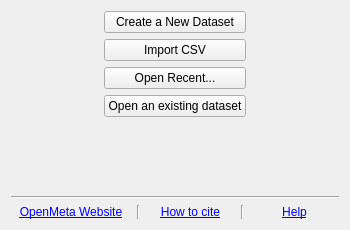
<?xml version="1.0" encoding="UTF-8"?>
<ui version="4.0">
 <class>WizardPage</class>
 <widget class="QWizardPage" name="WizardPage">
  <property name="geometry">
   <rect>
    <x>0</x>
    <y>0</y>
    <width>350</width>
    <height>230</height>
   </rect>
  </property>
  <property name="sizePolicy">
   <sizepolicy hsizetype="Fixed" vsizetype="Fixed">
    <horstretch>0</horstretch>
    <verstretch>0</verstretch>
   </sizepolicy>
  </property>
  <property name="minimumSize">
   <size>
    <width>350</width>
    <height>230</height>
   </size>
  </property>
  <property name="maximumSize">
   <size>
    <width>350</width>
    <height>230</height>
   </size>
  </property>
  <property name="windowTitle">
   <string>WizardPage</string>
  </property>
  <property name="title">
   <string>What would you like to do?</string>
  </property>
  <layout class="QVBoxLayout" name="verticalLayout_2">
   <item>
    <layout class="QHBoxLayout" name="horizontalLayout">
     <item>
      <spacer name="horizontalSpacer_5">
       <property name="orientation">
        <enum>Qt::Horizontal</enum>
       </property>
       <property name="sizeHint" stdset="0">
        <size>
         <width>40</width>
         <height>20</height>
        </size>
       </property>
      </spacer>
     </item>
     <item>
      <layout class="QVBoxLayout" name="verticalLayout">
       <item>
        <widget class="QPushButton" name="create_new_btn">
         <property name="text">
          <string>Create a New Dataset</string>
         </property>
         <property name="icon">
          <iconset resource="../images/icons.qrc">
           <normaloff>:/function_icon_set/function_icon_set/add_48.png</normaloff>:/function_icon_set/function_icon_set/add_48.png</iconset>
         </property>
        </widget>
       </item>
       <item>
        <widget class="QPushButton" name="import_csv_btn">
         <property name="text">
          <string>Import CSV</string>
         </property>
         <property name="icon">
          <iconset resource="../images/icons.qrc">
           <normaloff>:/function_icon_set/function_icon_set/box_download_48.png</normaloff>:/function_icon_set/function_icon_set/box_download_48.png</iconset>
         </property>
        </widget>
       </item>
       <item>
        <widget class="QPushButton" name="open_recent_btn">
         <property name="text">
          <string>Open Recent...</string>
         </property>
         <property name="icon">
          <iconset resource="../images/icons.qrc">
           <normaloff>:/function_icon_set/function_icon_set/folder_48.png</normaloff>:/function_icon_set/function_icon_set/folder_48.png</iconset>
         </property>
        </widget>
       </item>
       <item>
        <widget class="QPushButton" name="open_btn">
         <property name="text">
          <string>Open an existing dataset</string>
         </property>
         <property name="icon">
          <iconset resource="../images/icons.qrc">
           <normaloff>:/function_icon_set/function_icon_set/folder_48.png</normaloff>:/function_icon_set/function_icon_set/folder_48.png</iconset>
         </property>
        </widget>
       </item>
      </layout>
     </item>
     <item>
      <spacer name="horizontalSpacer_2">
       <property name="orientation">
        <enum>Qt::Horizontal</enum>
       </property>
       <property name="sizeHint" stdset="0">
        <size>
         <width>40</width>
         <height>20</height>
        </size>
       </property>
      </spacer>
     </item>
    </layout>
   </item>
   <item>
    <spacer name="verticalSpacer_2">
     <property name="orientation">
      <enum>Qt::Vertical</enum>
     </property>
     <property name="sizeHint" stdset="0">
      <size>
       <width>20</width>
       <height>9</height>
      </size>
     </property>
    </spacer>
   </item>
   <item>
    <widget class="Line" name="line">
     <property name="orientation">
      <enum>Qt::Horizontal</enum>
     </property>
    </widget>
   </item>
   <item>
    <layout class="QHBoxLayout" name="horizontalLayout_2">
     <item>
      <widget class="QLabel" name="oma_onlineLabel">
       <property name="minimumSize">
        <size>
         <width>120</width>
         <height>0</height>
        </size>
       </property>
       <property name="text">
        <string>&lt;html&gt;&lt;head/&gt;&lt;body&gt;&lt;p&gt;&lt;a href=&quot;http://www.cebm.brown.edu/open_meta&quot;&gt;&lt;span style=&quot; text-decoration: underline; color:#0000ff;&quot;&gt;OpenMeta Website&lt;/span&gt;&lt;/a&gt;&lt;/p&gt;&lt;/body&gt;&lt;/html&gt;</string>
       </property>
       <property name="alignment">
        <set>Qt::AlignCenter</set>
       </property>
       <property name="openExternalLinks">
        <bool>true</bool>
       </property>
      </widget>
     </item>
     <item>
      <widget class="Line" name="line_3">
       <property name="orientation">
        <enum>Qt::Vertical</enum>
       </property>
      </widget>
     </item>
     <item>
      <widget class="QLabel" name="how_to_citeLabel">
       <property name="enabled">
        <bool>false</bool>
       </property>
       <property name="minimumSize">
        <size>
         <width>80</width>
         <height>0</height>
        </size>
       </property>
       <property name="text">
        <string>&lt;a href=&quot;https://www.jstatsoft.org/article/view/v049i05&quot;&gt;How to cite&lt;/a&gt;</string>
       </property>
       <property name="alignment">
        <set>Qt::AlignCenter</set>
       </property>
       <property name="openExternalLinks">
        <bool>true</bool>
       </property>
      </widget>
     </item>
     <item>
      <widget class="Line" name="line_4">
       <property name="orientation">
        <enum>Qt::Vertical</enum>
       </property>
      </widget>
     </item>
     <item>
      <widget class="QLabel" name="helpLabel">
       <property name="minimumSize">
        <size>
         <width>70</width>
         <height>0</height>
        </size>
       </property>
       <property name="text">
        <string>&lt;a href=&quot;http://tuftscaes.org/open_meta/help/openMA_help.html&quot;&gt;Help&lt;/a&gt;</string>
       </property>
       <property name="alignment">
        <set>Qt::AlignCenter</set>
       </property>
       <property name="openExternalLinks">
        <bool>true</bool>
       </property>
      </widget>
     </item>
    </layout>
   </item>
  </layout>
 </widget>
 <resources>
  <include location="../images/icons.qrc"/>
 </resources>
 <connections/>
</ui>
